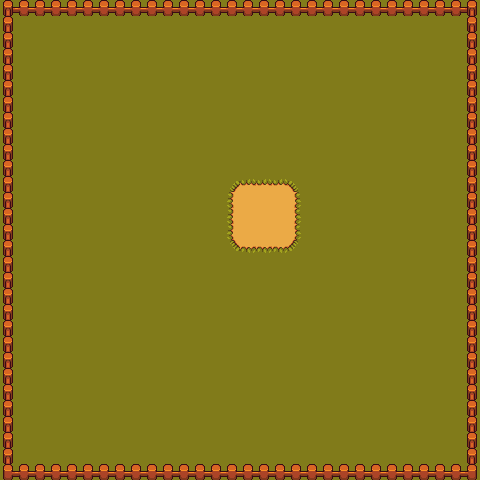

This is a level from a 2D game, rendered from its Tiled map with the project's own tilesets. A one-line summary and the map file follow, with tile-layer data summarised:
An orthogonal 30x30 tile map with 16x16 px tiles, 2 tile layers (Tile Layer 1, Fence).

<map version="1.10" tiledversion="1.10.2" orientation="orthogonal" renderorder="right-down" width="30" height="30" tilewidth="16" tileheight="16" infinite="0" nextlayerid="4" nextobjectid="1">
 <tileset firstgid="1" source="HarvesteerTiles.tsx" />
 <layer id="1" name="Tile Layer 1" width="30" height="30">
  <data>[900 cells, 900 non-empty, 11 distinct tile ids]</data>
 </layer>
 <layer id="2" name="Fence" width="30" height="30">
  <data>[900 cells, 116 non-empty, 6 distinct tile ids]</data>
 </layer>
</map>